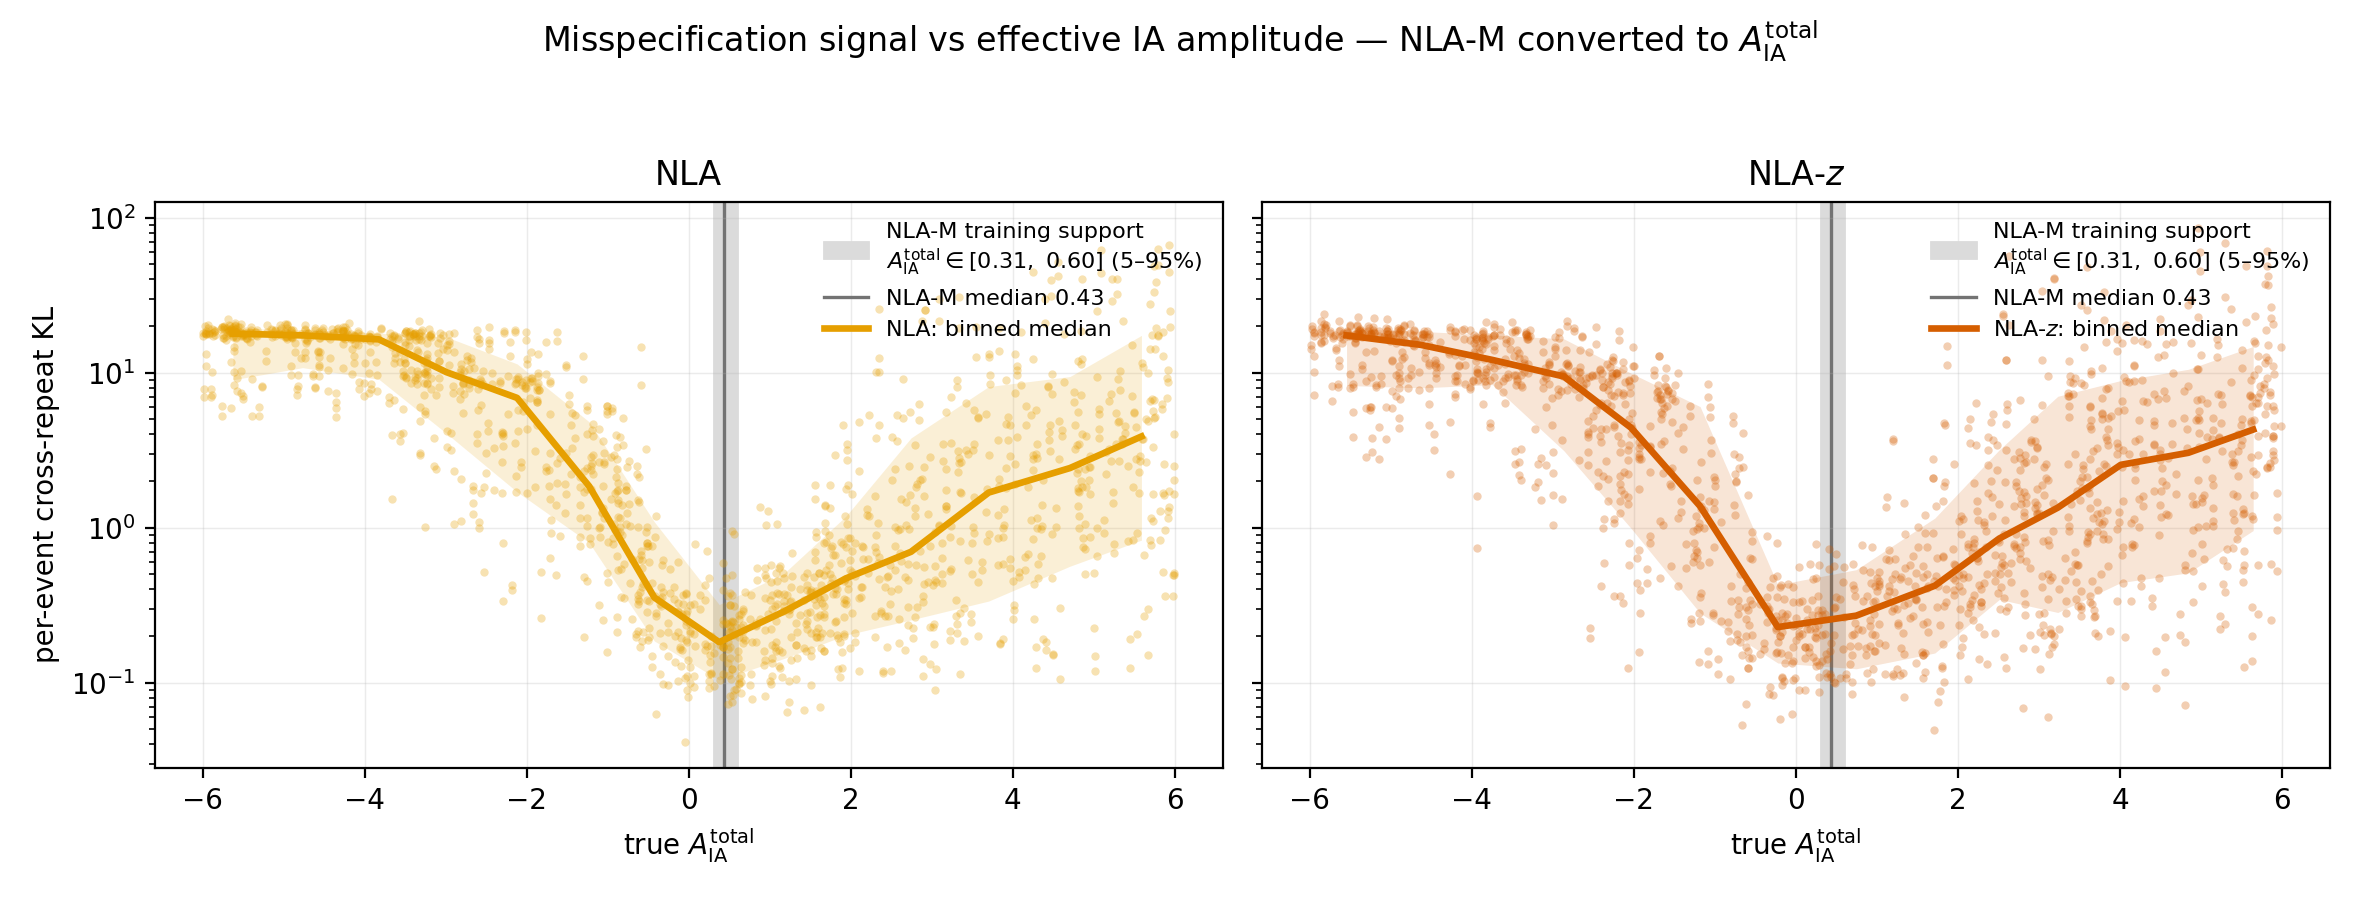

Generate this figure with Python:
"""Misspecification signal vs the EFFECTIVE IA amplitude A_IA^total.

⚠️ THE CONVERSION THIS SCRIPT EXISTS TO GET RIGHT
--------------------------------------------------
`a_ia` does NOT mean the same thing in the three IA models, so the raw parameter must never
be plotted on a shared axis. Measured on the stored `theta0s` of this arm:

  gower_bgp_nla_m   a_ia in [4.48, 7.00], median 5.75   <- RAW NLA-M amplitude parameter
  gower_nla         a_ia in [-6.0, +6.0], median -0.11  <- ALREADY A_IA^total
  gower_nla_z       a_ia in [-6.0, +6.0], median +0.12  <- ALREADY A_IA^total

The NLA and NLA-z variates store the amplitude directly in the KiDS-Legacy A_IA^total
convention (Wright et al. 2025), centred on zero. NLA-M instead stores the raw prefactor of

    A_eff^(i) = a_ia * f_red^(i) * (10^{log10 M^(i)} / 10^{13.5})^{b_ia}

(`src/cosmology/nla.py:kappa_ia_nla_m`, `f_red` from `src/KiDS/systematics.py:19`, per-bin
halo masses from `kids-legacy-sbi/data/priors/massdep_means.txt`). Averaged over the six
tomographic bins at the prior centre (a_ia = 5.74, b_ia = 0.44) this gives A_IA^total = 0.437,
reproducing the 0.44 recorded in the earlier `first-npe-misspecification` analysis.

An earlier version of this figure shaded the RAW NLA-M box [4.48, 7.0] as the "training
support" on an axis carrying NLA's A_IA^total. That put the training band an order of
magnitude away from where the model was actually trained and inverted the reading of the
figure: the NLA/NLA-z events nearest A_IA^total = 0 are the ones the NLA-M model is LEAST
prepared for, not the most. This script converts NLA-M per event and shades the resulting
band, so both fidelities sit in one convention.
"""

import argparse
import os
import sys

import matplotlib

matplotlib.use("Agg")
import matplotlib.pyplot as plt
import numpy as np

sys.path.insert(0, os.path.dirname(os.path.abspath(__file__)))
from gower_style import COLORS, LABELS  # noqa: E402

PARAMS = ["omega_m", "sigma_8", "w0", "mnu", "h", "ns", "ombh2", "a_ia", "b_ia"]
J_AIA, J_BIA = PARAMS.index("a_ia"), PARAMS.index("b_ia")

# the scaler mapped every variate's a_ia/b_ia through the NLA-M preset box, so unscaling with
# it recovers each variate's own stored physical value (raw for nla_m, A_IA^total for nla*).
AIA_BOX, BIA_BOX = (4.48, 7.0), (0.28, 0.6)

# NLA-M effective-amplitude conversion (see docstring)
F_RED = np.array([0.15, 0.20, 0.17, 0.24, 0.19, 0.03])
LOG10_M = np.array([11.69224599, 12.45768451, 12.76280679, 12.93435839,
                    13.08446641, 13.21675774])
LOG10_M_PIVOT = 13.5


def nla_m_effective(a_ia, b_ia):
    """Raw NLA-M (a_ia, b_ia) -> A_IA^total, averaged over the six tomographic bins."""
    a = np.asarray(a_ia, dtype=np.float64)[:, None]
    b = np.asarray(b_ia, dtype=np.float64)[:, None]
    per_bin = a * F_RED[None, :] * 10.0 ** ((LOG10_M[None, :] - LOG10_M_PIVOT) * b)
    return per_bin.mean(axis=1)


def unscale(x, box):
    return x * (box[1] - box[0]) + box[0]


def load(root, variate, match):
    p = os.path.join(root, variate, f"misspec_posterior_samples_{match}.npz")
    with np.load(p, allow_pickle=True) as f:
        th, s, files = f["theta0s"], f["samples"], f["test_files"]
    mu, sd = s.mean(0), s.std(0)
    z = (th - mu) / np.maximum(sd, 1e-12)
    a_raw = unscale(th[:, J_AIA], AIA_BOX)
    b_raw = unscale(th[:, J_BIA], BIA_BOX)
    return {"a_raw": a_raw, "b_raw": b_raw, "z": z, "files": files}


def kl_map(root, variate, matches):
    """Per-event cross-repeat KL, keyed by test_file."""
    tag = "_".join(matches)
    p = os.path.join(root, variate, f"misspec_repeat_disagreement_{tag}.npz")
    if not os.path.exists(p):
        return None
    with np.load(p, allow_pickle=True) as f:
        d = {k: f[k] for k in f.files}
    key = "kl" if "kl" in d else next((k for k in d if "kl" in k.lower()), None)
    fk = "test_files" if "test_files" in d else None
    if key is None or fk is None:
        return None
    return dict(zip(d[fk].tolist(), np.asarray(d[key], dtype=np.float64)))


def binned(x, y, n=14, minc=6):
    e = np.unique(np.quantile(x, np.linspace(0, 1, n + 1)))
    c, m, s = [], [], []
    for lo, hi in zip(e[:-1], e[1:]):
        k = (x >= lo) & (x <= hi)
        if k.sum() >= minc:
            c.append(0.5 * (lo + hi))
            m.append(np.median(y[k]))
            # 16-84 percentiles, not mean +- sd: the KL is heavy-tailed and plotted on a
            # log axis, where a symmetric sd band underflows into a meaningless funnel.
            s.append(np.percentile(y[k], [16, 84]))
    return np.array(c), np.array(m), np.array(s)


def main():
    ap = argparse.ArgumentParser()
    ap.add_argument("--root", required=True)
    ap.add_argument("--matches", nargs="+",
                    default=[f"ncosmo300_{i}" for i in range(5)])
    ap.add_argument("--match", default="ncosmo300_0")
    ap.add_argument("--variates", nargs="+", default=["gower_nla", "gower_nla_z"])
    ap.add_argument("--indist", default="gower_bgp_nla_m")
    ap.add_argument("--out", default="gower_aia_vs_kl.png")
    ap.add_argument("--dpi", type=int, default=200)
    args = ap.parse_args()

    ind = load(args.root, args.indist, args.match)
    a_eff_id = nla_m_effective(ind["a_raw"], ind["b_raw"])
    lo, hi = np.percentile(a_eff_id, [5, 95])
    print(f"[{args.indist}] NLA-M effective A_IA^total: median {np.median(a_eff_id):.3f}, "
          f"5-95% [{lo:.3f}, {hi:.3f}], full [{a_eff_id.min():.3f}, {a_eff_id.max():.3f}]")
    print("    (earlier first-npe-misspecification analysis adopted the band [0.09, 0.78])")

    fig, axes = plt.subplots(1, len(args.variates),
                             figsize=(5.9 * len(args.variates), 4.5), sharey=True)
    axes = np.atleast_1d(axes)

    for ax, name in zip(axes, args.variates):
        d = load(args.root, name, args.match)
        km = kl_map(args.root, name, args.matches)
        if km is None:
            raise SystemExit(f"no cross-repeat KL npz for {name}")
        y = np.array([km.get(f, np.nan) for f in d["files"].tolist()])
        x = d["a_raw"]                     # already A_IA^total for nla / nla_z
        k = np.isfinite(x) & np.isfinite(y)
        x, y = x[k], y[k]

        ax.axvspan(lo, hi, color="0.86", zorder=0,
                   label=f"NLA-M training support\n"
                         rf"$A_{{\rm IA}}^{{\rm total}} \in [{lo:.2f},\ {hi:.2f}]$ (5–95%)")
        ax.axvline(float(np.median(a_eff_id)), color="0.45", ls="-", lw=1.2, zorder=1,
                   label=rf"NLA-M median {np.median(a_eff_id):.2f}")
        c = COLORS.get(name, "tab:orange")
        ax.scatter(x, y, s=9, alpha=0.30, color=c, lw=0, zorder=2)
        bc, bm, bs = binned(x, y)
        ax.plot(bc, bm, color=c, lw=2.4, zorder=3, label=f"{LABELS.get(name, name)}: binned median")
        ax.fill_between(bc, bs[:, 0], bs[:, 1], color=c, alpha=0.16, lw=0, zorder=2)

        ax.set_yscale("log")
        ax.set_xlabel(r"true $A_{\rm IA}^{\rm total}$")
        ax.set_title(LABELS.get(name, name))
        ax.legend(fontsize=8, frameon=False, loc="upper right")
        ax.grid(alpha=0.25, lw=0.5)

    axes[0].set_ylabel("per-event cross-repeat KL")
    fig.suptitle(r"Misspecification signal vs effective IA amplitude — "
                 r"NLA-M converted to $A_{\rm IA}^{\rm total}$", fontsize=12)
    fig.tight_layout(rect=(0, 0, 1, 0.95))
    fig.savefig(args.out, dpi=args.dpi)
    print(f"wrote {args.out}")

    print("\nCAVEATS (kept from the original figure):")
    print("  * a_ia under nla/nla_z is a DIFFERENT parametrisation from NLA-M's; only after the")
    print("    conversion above do the two sit in one convention.")
    print("  * the ~25% intractable events are absent, so the trend is a LOWER bound.")


if __name__ == "__main__":
    main()
